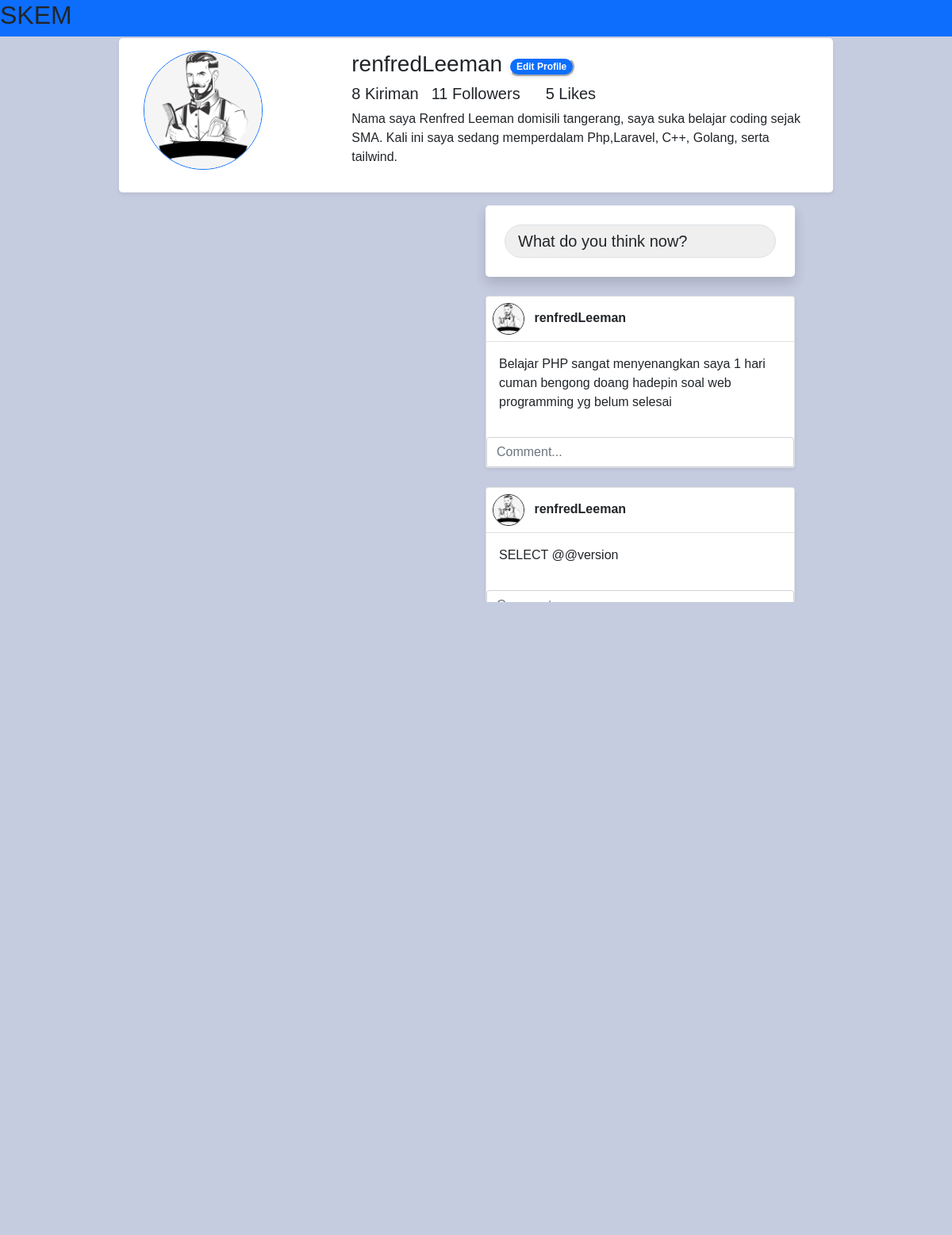
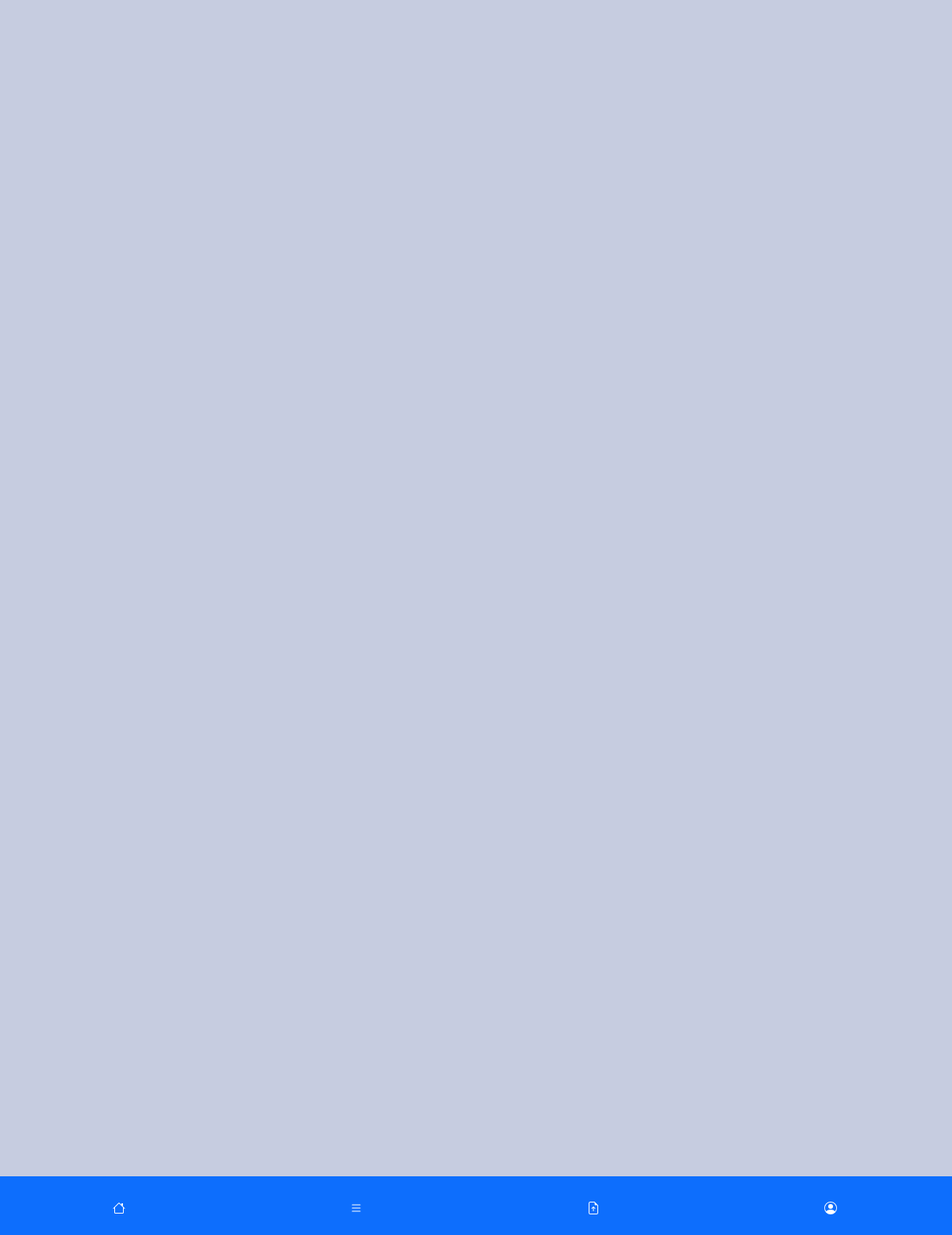
The page /profile.php (signed in) on the database its author committed (2 pictures, top to bottom).
### tables this page shows
CREATE TABLE `user` (
  `id` int(11) NOT NULL,
  `username` varchar(25) NOT NULL,
  `usertype` varchar(100) NOT NULL,
  `nama` varchar(50) NOT NULL,
  `email` varchar(30) NOT NULL,
  `password` varchar(120) NOT NULL,
  `foto_profil` varchar(120) NOT NULL,
  `description` varchar(300) NOT NULL
);

CREATE TABLE `postingan` (
  `id` int(11) NOT NULL,
  `id_user` int(11) DEFAULT NULL,
  `id_forum` int(11) DEFAULT NULL,
  `postingan_gambar` varchar(120) DEFAULT NULL,
  `postingan_text` varchar(300) DEFAULT NULL,
  `tanggal_posting` date DEFAULT NULL,
  `jml_like` int(11) DEFAULT NULL,
  `kategori` varchar(25) DEFAULT NULL
);

### functions.php (called while the page is built, shortened)
<?php
$conn = mysqli_connect("Localhost", "root", "", "web-comunity");
    function query($query) {
        global $conn;
        $result = mysqli_query($conn,$query);
        $rows = [];
        while($row = mysqli_fetch_assoc($result)) {
            $rows[] = $row;
        }
        return $rows;
    }
    function getData($query,$name){
        global $conn;
        $res = mysqli_query($conn, $query);
        return mysqli_fetch_assoc($res)["$name"];
    }

### profile.php (the view, shortened to what this page needs)
<?php
    require 'functions.php';
    if(isset($_SESSION['login'])){
        $username = $_SESSION['user_login'];
        $result = mysqli_query($conn, "SELECT * FROM user WHERE username = '$username'");
        $row = mysqli_fetch_assoc($result);
        $userid = $row['id'];
        $postingan = query("SELECT * FROM postingan WHERE id_user = '$userid' ORDER BY id DESC");
        $kiriman = 0;
        $jmlLike = 0;
        foreach($postingan as $val) {
          $kiriman++;
          $jmlLike += $val['jml_like'];
        }
        $jmlFol = query("SELECT id_user FROM follower WHERE id_user = $userid");
        $jmlFol = count($jmlFol);
    }
    function getValue($id,$name){
        $query = "SELECT $name FROM user WHERE id = $id";
        $res = getData($query,"$name");
        return $res;
    }
?>
<!doctype html>
<html lang="en">
  <head>
    <link href="https://cdn.jsdelivr.net/npm/bootstrap@5.0.2/dist/css/bootstrap.min.css" rel="stylesheet">
    <link rel="stylesheet" href="style.css">
  </head>
  <body>
    <div class="fixed-top d-xxl-none bg-primary">
      <h2>SKEM</h2>
    </div>
    <div style="background-color: #C6CCE0;" id="content" class="container mt-5 col-md-9 visually-hidden">
        <div class="row mb-3 d-flex flex-row justify-content-around bg-white border-bottom shadow-sm rounded-3">
            <div class="col-md-3 m-3 d-md-m-auto">
              <img id="foto-profil" width="150px" height="150px" class="rounded-circle border border-primary" src="img/profil/<?= $row['foto_profil']; ?>" alt="">
            </div>
            <div class="col-md-8 m-3">
              <div class="clearfix">
                <h3 class="float-start"><?= $row['username']; ?></h3>
                <form action="view/editprofile.php" method="post">
                  <button class="badge rounded-pill bg-primary border-white shadow-sm mx-2 mt-2">Edit Profile</button>
                </form>
              </div>
              <div class="d-flex">
                <h5><?= $kiriman; ?> Kiriman</h5>
                <h5 class="mx-3"><?= $jmlFol; ?> Followers</h5>
                <h5 class="mx-3"><?= $jmlLike; ?> Likes</h5>
              </div>
                <p><?= $row['description']; ?></p>
            </div>
        </div>
        <div class="row container mx-auto">
            <div class="col-md-6">
            </div>
            <div id="my-post" class="col-md-6 overflow-auto">
              <div id="postingan_text" class="postingan">
                <div class="bg-white rounded-3 shadow">
                  <div id="postingan_text" class="p-4">
                    <div style="background-color: #eeee;" class="border rounded-pill">
                      <h5 class="mx-3 m-2">What do you think now?</h5>
                    </div>
                  </div>
                </div>
              </div>
              <?php foreach($postingan as $val) : ?>
                <div class="card shadow-sm mt-4 mx-auto" >
                  <div class="border-bottom">
                    <div class="dflex m-2">
                      <img class="border border-dark rounded-circle" width="40px" height="40px" src="img/profil/<?= getValue($val['id_user'],'foto_profil'); ?>" alt="">
                      <a class="text-decoration-none text-dark fw-bold mx-2" href=""><?= getValue($val['id_user'],'username'); ?></a>
                    </div>
                  </div>
                  <div class="card-body">
                    <p class="card-text"><?= $val['postingan_text']; ?></p>
                  </div>
                  <div class="d-flex">
                  </div>
                  <input class="form-control" type="text" placeholder="Comment..." aria-label="Comment">
                </div>
            <?php endforeach ?>
            </div>
        </div>
    </div>
    <footer class="fixed-bottom d-xxl-none ">
      <?php include('footer.php') ?>
    </footer>
  </body>
</html>

### style.css (style rules this page uses)
body { font-family: "Abyssinica", sans-serif; }
#my-post { height: 500px; }
#content { background-color: #eeee; }
#postingan_text { cursor: pointer; }

### profile.php (style rules this page uses)
body { background-color: #C6CCE0; }

### rows shown on the page
user: foto_profil (picture), username "renfredLeeman", description "Nama saya Renfred Leeman domisili tangerang, saya suka belajar coding sejak SMA. Kali ini saya sedang memperdalam Php,Laravel, C++, Golang, serta tailwind."
postingan: id_user.foto_profil (picture), id_user.username "renfredLeeman", postingan_text "Belajar PHP sangat menyenangkan saya 1 hari cuman bengong doang hadepin soal web programming yg belum selesai"
postingan: id_user.foto_profil (picture), id_user.username "renfredLeeman", postingan_text "SELECT @@version"

### other values the page prints
$kiriman "8"
$jmlFol "11"
$jmlLike "5"
